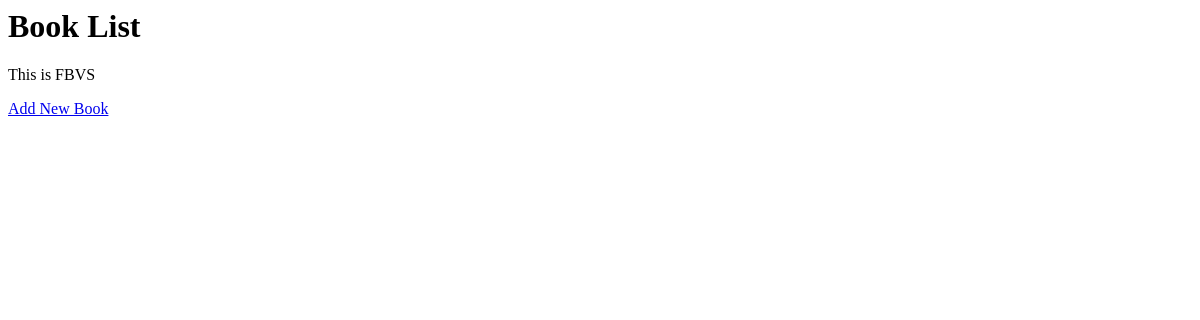
The app's page /app_F/fbv/, older data.
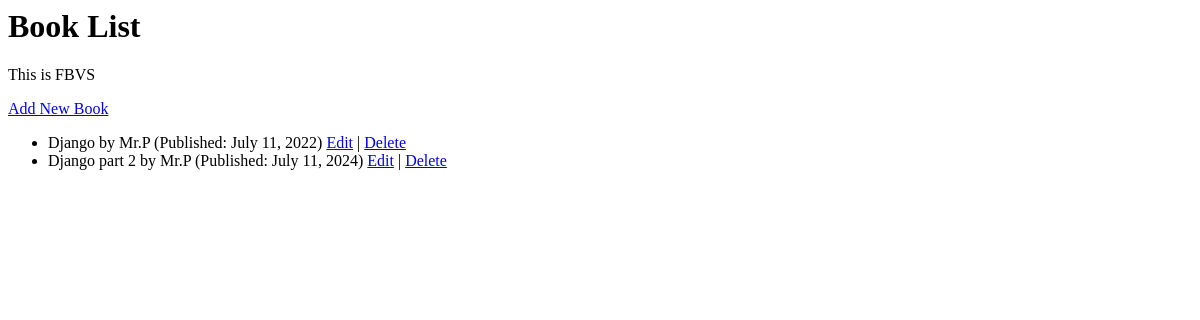
The same page, newer data.
### app_F/models.py (models this page shows, shortened)
class Book(models.Model):
    title = models.CharField(max_length=200)
    author = models.CharField(max_length=100)
    published_date = models.DateField()

### app_F/views/fbv_views.py (the view)
# urls.py: path('fbv/', book_list, name='book_list')
def book_list(request):
    books = Book.objects.all()
    context = {
        'books': books,
        'message' : 'This is FBVS'
    }
    return render(request, 'books/book_list.html', context)

### templates/books/book_list.html
<h1>Book List</h1>
<p>{{ message }}</p>
<a href="{% url 'book_add' %}">Add New Book</a>
<ul>
    {% for book in books %}
        <li>{{book.title}} by {{book.author}} (Published: {{book.published_date}})
            <a href="{% url 'book_update' book.pk %}">Edit</a> |
            <a href="{% url 'book_delete' book.pk %}">Delete</a>
        </li>
    {% endfor %}
</ul>

Row changes from the older to the newer data that the page shows:
added Book: title "Django", author "Mr.P", published_date "July 11, 2022"
added Book: title "Django part 2", author "Mr.P", published_date "July 11, 2024"
